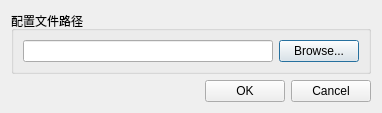
<?xml version="1.0" encoding="UTF-8"?>
<ui version="4.0">
 <class>HandConfigFileDlg</class>
 <widget class="QDialog" name="HandConfigFileDlg">
  <property name="geometry">
   <rect>
    <x>0</x>
    <y>0</y>
    <width>382</width>
    <height>102</height>
   </rect>
  </property>
  <property name="windowTitle">
   <string>HandConfigFile</string>
  </property>
  <layout class="QVBoxLayout" name="verticalLayout">
   <item>
    <widget class="QGroupBox" name="groupBox">
     <property name="title">
      <string>配置文件路径</string>
     </property>
     <layout class="QHBoxLayout" name="horizontalLayout">
      <item>
       <widget class="QLineEdit" name="PathLine"/>
      </item>
      <item>
       <widget class="QPushButton" name="BrowseBtn">
        <property name="text">
         <string>Browse...</string>
        </property>
       </widget>
      </item>
     </layout>
    </widget>
   </item>
   <item>
    <layout class="QHBoxLayout" name="horizontalLayout_2">
     <item>
      <spacer name="horizontalSpacer">
       <property name="orientation">
        <enum>Qt::Horizontal</enum>
       </property>
       <property name="sizeHint" stdset="0">
        <size>
         <width>40</width>
         <height>20</height>
        </size>
       </property>
      </spacer>
     </item>
     <item>
      <widget class="QPushButton" name="OKBtn">
       <property name="text">
        <string>OK</string>
       </property>
      </widget>
     </item>
     <item>
      <widget class="QPushButton" name="CancelBtn">
       <property name="text">
        <string>Cancel</string>
       </property>
      </widget>
     </item>
    </layout>
   </item>
  </layout>
 </widget>
 <resources/>
 <connections/>
</ui>
